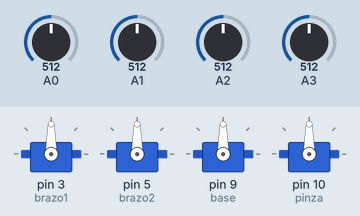
Recording of a sketch running on a simulated Arduino Uno, built with avr-gcc and run on an emulated ATmega328P. On the bench: 4 × servo. The inputs (shaded band) are chosen by the test bench; at power-on: A0 = 512, A1 = 512, A2 = 512, A3 = 512.

Above: at 1.2 s.
1.3 s: A0 set to 716
At 2.3 s:
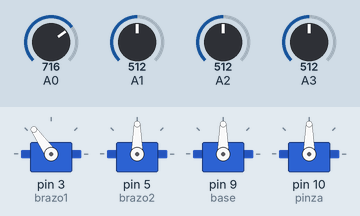
2.8 s: A1 set to 716
At 3.7 s:
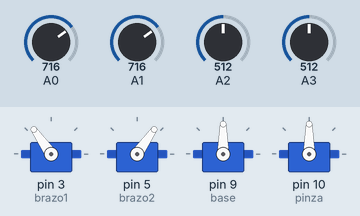
4.3 s: A2 set to 716
At 4.7 s:
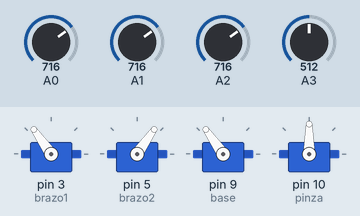
5.8 s: A3 set to 716
At 7.0 s:
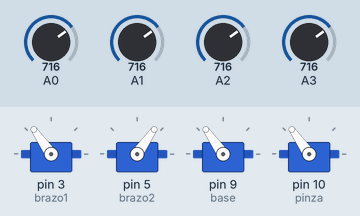
7.3 s: A0 set to 992
At 8.4 s:
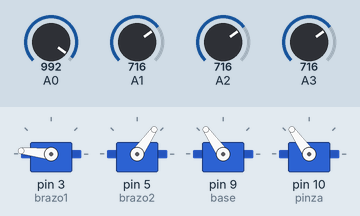
8.8 s: A1 set to 992
At 9.4 s:
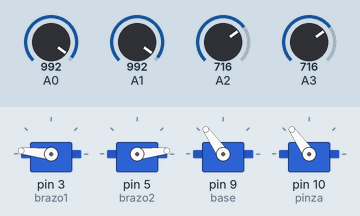
Timing chart, 0 to 11.3 s (numbered marks = the images above; inputs shaded):
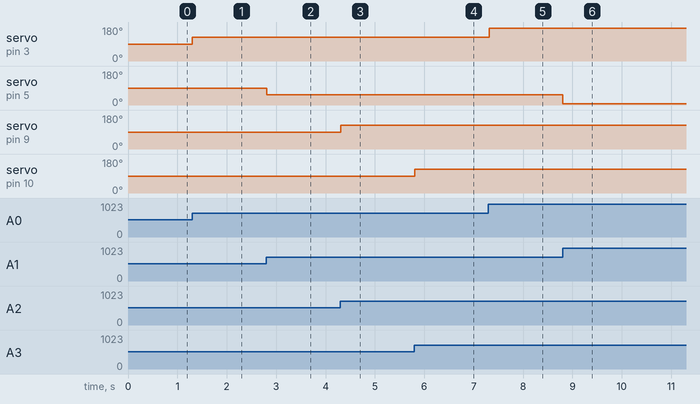

Measured:
- after the input at 1.3 s, servo on pin 3 (brazo1): 90° → 125° at once
- after the input at 2.8 s, servo on pin 5 (brazo2): 90° → 55° at once
- after the input at 4.3 s, servo on pin 9 (base): 90° → 125° at once
- after the input at 5.8 s, servo on pin 10 (pinza): 90° → 125° at once
- after the input at 7.3 s, servo on pin 3 (brazo1): 125° → 174° at once
- after the input at 8.8 s, servo on pin 5 (brazo2): 55° → 6° at once

The sketch:

brazoservo.ino
```cpp
#include <Servo.h>
Servo brazo1;
Servo brazo2;
Servo base;
Servo pinza;

void setup()
{
  brazo1.attach(3);
  brazo2.attach(5);
  base.attach(9);
  pinza.attach(10);
}

void loop()
{
  int valor1 = analogRead(A0);
  int valor2 = analogRead(A1);
  int valor3 = analogRead(A2);
  int valor4 = analogRead(A3);
  int pos1 = map(valor1, 0, 1023, 0, 180);
  int pos2 = map(valor2, 0, 1023, 180, 0);
  int pos3 = map(valor3, 0, 1023, 0, 180);
  int pos4 = map(valor4, 0, 1023, 0, 180);
  brazo1.write(pos1);
  brazo2.write(pos2);
  base.write(pos3);
  pinza.write(pos4);
  delay(10);
}
```
